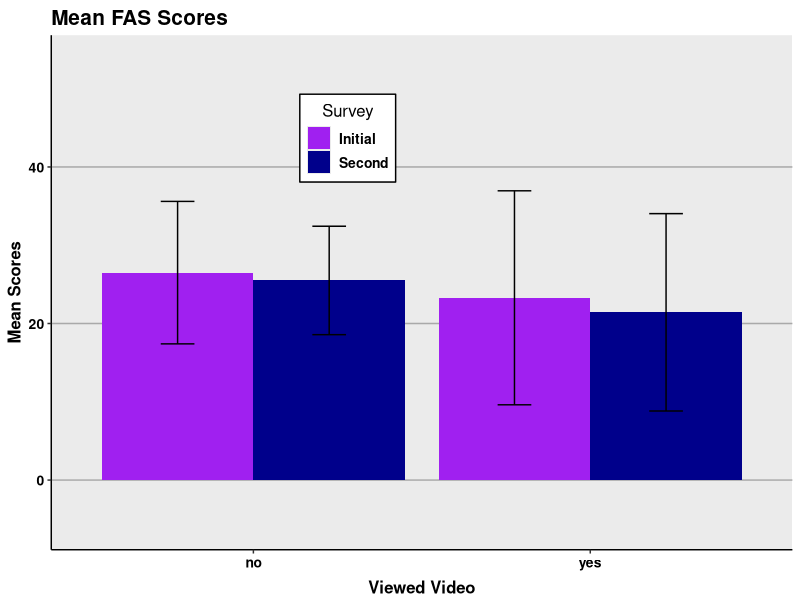

Write R code to recreate this figure.
## ---- chunk 1
knitr::opts_chunk$set(echo = TRUE)
## ---- chunk 2
dat<-read.csv("Fasproject.csv")

## ---- chunk 3
str(dat)
## ---- chunk 4
dat$scores<-as.numeric(dat$scores)
dat$subject<-as.factor(dat$subject)
str(dat)
## ---- chunk 5
summary(aov(scores~video*survey, data=dat))
## ---- chunk 6
library(ggplot2)
library(gplots)
library(dplyr)


temp<-dat%>%group_by(video,survey)%>%
  summarize(means=mean(scores),
            sems=sd(scores)/sqrt(length(n)))

## ---- chunk 7
f<-ggplot(temp, aes(x=video,
                    y=means,
                    fill=survey))+
  geom_bar(stat="identity",position=position_dodge())+
  scale_fill_manual(values=c("purple","darkblue"),
                     name="Survey",
                     breaks=c("initial","second"),
                     labels=c("Initial", "Second"))+
  geom_errorbar(aes(ymax=means+sems,
                    ymin=means-sems),
                width=.2,
                position=position_dodge(.9))+
  ggtitle("Mean FAS Scores")+
  labs(x="Viewed Video",y="Mean Scores")+
  theme(plot.title=element_text(size=15,face="bold",vjust=.5))+
  theme(axis.title.x=element_text(size=12,face="bold",vjust=-.25))+
  theme(axis.title.y=element_text(size=12,face="bold",vjust=1))+
  theme(axis.text.x=element_text(size=10,face="bold",color="black"))+
  theme(axis.text.y=element_text(size=10,face="bold",color="black"))+
  coord_cartesian(ylim=c(min(temp$means)-2*max(temp$sems),
                         max(temp$means)+2*max(temp$sems)))+
  theme(panel.border=element_blank(),axis.line=element_line())+
  theme(panel.grid.major.x=element_blank())+
  theme(panel.grid.major.y=element_line(color="darkgrey"))+
  theme(panel.grid.minor.y=element_blank())+
  theme(legend.position=c(.4,.8))+
  theme(legend.background=element_blank())+
  theme(legend.background=element_rect(color="black"))+
  theme(legend.title=element_blank())+
  theme(legend.title=element_text(size=12))+
  theme(legend.title.align=.5)+
  theme(legend.text=element_text(size=10,face="bold"))
f
